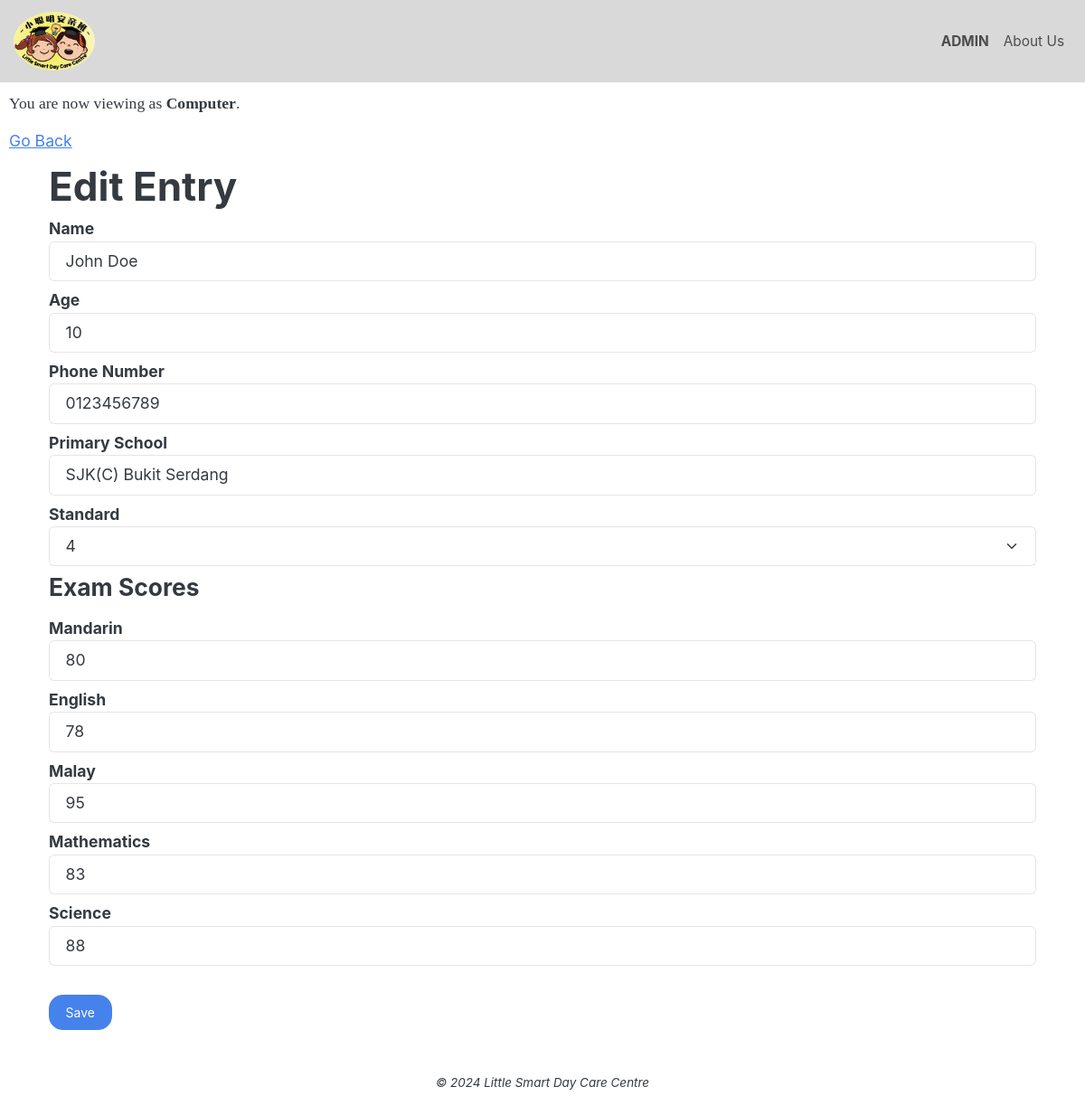
/edit_roster.php?id=100001, run on an earlier commit of the app's database.
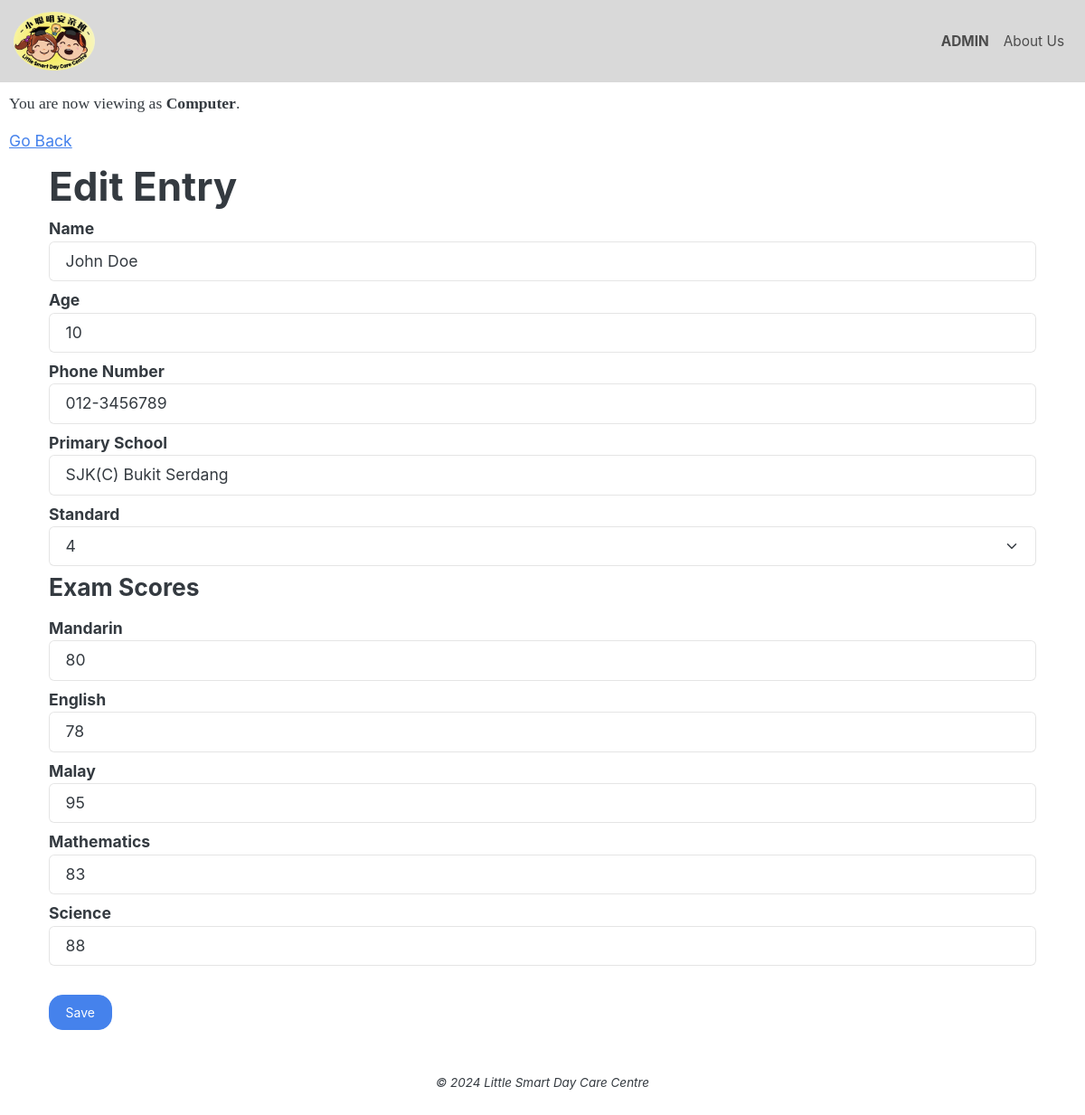
And on a later commit of the database.
### tables this page shows
CREATE TABLE `students` (
  `student_id` int(128) NOT NULL,
  `student_name` varchar(255) NOT NULL,
  `age` int(3) NOT NULL,
  `telno` varchar(16) NOT NULL,
  `school` varchar(255) NOT NULL,
  `standard` int(1) NOT NULL,
  `mandarin` int(3) NOT NULL,
  `english` int(3) NOT NULL,
  `malay` int(3) NOT NULL,
  `math` int(3) NOT NULL,
  `science` int(3) NOT NULL
);

### edit_roster.php (the view, shortened to what the changed rows need)
<!DOCTYPE html>
<html lang="en">
<?php
require_once("init_db.php");
include_once "helper_list_roster.php";
$student_id = intval($_GET["id"]) ?? die;
$stmt = $conn->prepare("SELECT student_id, student_name, age, telno, school, standard, mandarin, english, malay, math, science
    FROM students
    WHERE students.student_id = ?");
$stmt->bind_param("i", $student_id);
if (!$stmt->execute()){
    http_response_code(500);
    die;
}
$result = $stmt->get_result();
if ($row = $result->fetch_object()){
    $entry = $row;
} else {
    http_response_code(500);
    die;
}
?>
<head>
    <link href="https://cdn.jsdelivr.net/npm/bootstrap@5.3.3/dist/css/bootstrap.min.css" rel="stylesheet"
>
    <link rel="stylesheet" href="css/bootstrap.min.css">
        <link rel="stylesheet" href="css/main.css">
</head>
<body>
    <section>
        <section>
            <div class="container">
                <div class="container section-title ">
                    <h1>Edit Entry</h1>
                </div>
                <form action="api_editroster.php?id=<?php echo $entry->student_id?>" method="POST" enctype="multipart/form-data">
                    <div class="container">
                        <div class="row">
                            <div class="col-md-12 form-label">
                                <label for="name"><b>Name</b></label>
                                <input type="text" id="name" name="name" class="form-control" value="<?php echo $entry->student_name?>" required>
                            </div>
                        </div>
                        <div class="row">
                            <div class="form-label">
                                <label for="age"><b>Age</b></label>
                                <input type="number" min="1" id="age" name="age" class="form-control" value="<?php echo $entry->age?>" required>
                            </div>
                        </div>
                        <div class="row">
                            <div class="form-label">
                                <label for="telno"><b>Phone Number</b></label>
                                <input type="tel"  id="telno" name="telno" class="form-control" value="<?php echo $entry->telno?>" required
                                pattern="([0-9]{3}-[0-9]{7})|([0-9]{3}-[0-9]{8})" placeholder="Example: 012-3456789">
                            </div>
                        </div>
                        <div class="row">
                            <div class="form-label">
                                <label for="school"><b>Primary School</b></label>
                                <input type="text" id="school" name="school" class="form-control" value="<?php echo $entry->school?>" required>
                            </div>
                        </div>
                        <div class="row">
                            <div class="form-label">
                                <label for="standard"><b>Standard</b></label>
                                <select type="standard" id="standard" name="standard" class="form-select" required>
                                </select>
                            </div>
                        </div>
                        <div class="row">
                            <div class="form-label">
                                <label for="mandarin"><b>Mandarin</b></label>
                                <input type="number" min="0" max="100" id="mandarin" name="mandarin" class="form-control" value="<?php echo $entry->mandarin?>" required>
                            </div>
                        </div>
                        <div class="row">
                            <div class="form-label">
                                <label for="english"><b>English</b></label>
                                <input type="number" min="0" max="100" id="english" name="english" class="form-control" value="<?php echo $entry->english?>" required>
                            </div>
                        </div>
                        <div class="row">
                            <div class="form-label">
                                <label for="malay"><b>Malay</b></label>
                                <input type="number" min="0" max="100" id="malay" name="malay" class="form-control" value="<?php echo $entry->malay?>" required>
                            </div>
                        </div>
                        <div class="row">
                            <div class="form-label">
                                <label for="math"><b>Mathematics</b></label>
                                <input type="number" min="0" max="100" id="math" name="math" class="form-control" value="<?php echo $entry->math?>" required>
                            </div>
                        </div>
                        <div class="row">
                            <div class="form-label">
                                <label for="science"><b>Science</b></label>
                                <input type="number" min="0" max="100" id="science" name="science" class="form-control" value="<?php echo $entry->science?>" required>
                            </div>
                        </div>
                    </div>
                </form>
            </div>
        </section>
        <br>
    </section>
    <br>
</body>
</html>

What changed in the data, as far as the page shows it:
changed students "John Doe": telno "0123456789" → "012-3456789"
